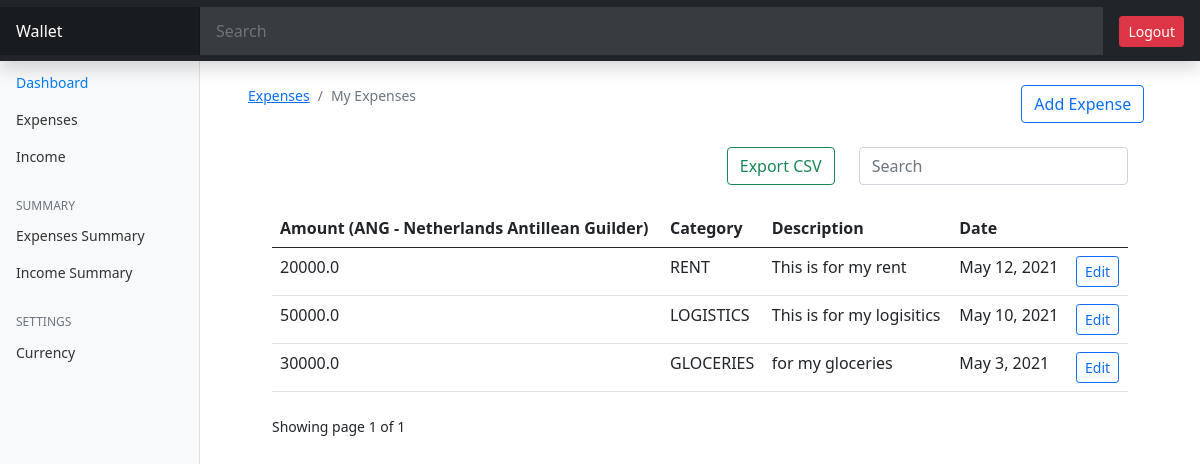
The app's page / (signed in) with its own data.
### userpreferences/models.py (models this page shows, shortened)
class UserPreference(models.Model):
    user = models.OneToOneField(to=User, on_delete=models.CASCADE)
    currency = models.CharField(max_length=255, blank=True, null=True)

### expenses/models.py (models this page shows, shortened)
class Expense(models.Model):
    amount = models.FloatField()
    date = models.DateField(default=now)
    description = models.TextField()
    owner = models.ForeignKey(to=User, on_delete=models.CASCADE)
    category = models.CharField(max_length=266)
    class Meta:
        ordering: ['-date']

### expenses/views.py (the view)
# urls.py: path('', views.index, name="expenses"),
@login_required(login_url='/accounts/login')
def index(request):
    categories = Category.objects.all()
    expenses = Expense.objects.filter(owner=request.user)
    paginator = Paginator(expenses, 5)
    page_number = request.GET.get('page')
    page_obj = Paginator.get_page(paginator, page_number)
    currency = UserPreference.objects.get(user=request.user).currency
    context = {
        'expenses': expenses,
        'page_obj': page_obj,
        'currency': currency
    }
    return render(request, 'expenses/index.html', context)

### templates/expenses/index.html (shortened to what this page needs)
{% extends 'base.html' %}
{% load static %}
{% block content %}
<div class="container mt-4">
  <div class="row">
    <div class="col-md-10">
      <nav aria-label="breadcrumb">
        <ol class="breadcrumb">
          <li class="breadcrumb-item">
            <a href="">Expenses</a>
          </li>
          <li class="breadcrumb-item active" aria-current="page">
            My Expenses
          </li>
        </ol>
      </nav>
    </div>
    <div class="col-md-2">
      <a href="{% url 'add-expenses'%}" class="btn btn-outline-primary mb-4">Add Expense</a>
    </div>
  </div>
  <div class="container">
    {% include 'partials/_messages.html' %} {% if expenses.count %}
    <div class="row">
      <div class="col-md-6">
      </div>
      <div class="col-md-2">
        <a href="{% url 'export_csv' %}" class="btn btn-outline-success" style="float: right !important;">Export CSV</a>
      </div>
      <div class="col-md-4">
        <div class="form-group">
          <input type="text" class="form-control" id="searchField" placeholder="Search">
        </div>
      </div>
    </div>
<div class="app-table mt-4">
  <table class="table table-stripped table-hover">
    <thead>
      <tr>
        <th>Amount ({{currency}})</th>
        <th>Category</th>
        <th>Description</th>
        <th>Date</th>
        <th></th>
      </tr>
    </thead>
    <tbody>
      {% for expense in page_obj%}
      <tr>
        <td>{{expense.amount}}</td>
        <td>{{expense.category}}</td>
        <td>{{expense.description}}</td>
        <td>{{expense.date}}</td>
        <td>
          <a
            href="{% url 'expense-edit' expense.id  %}"
            class="btn btn-outline-primary btn-sm"
            >Edit</a
          >
        </td>
      </tr>
      {% endfor %}
    </tbody>
  </table>
</div>
    <div class="pagination-container">
      <div class="mt-2" style="float: left !important;">
        Showing page {{page_obj.number}} of {{ page_obj.paginator.num_pages }}
      </div>
      {% endif %}
    </div>
</div>
</div>
{% endblock content %}

### templates/base.html (shortened to what this page needs)
{% load static %}
<html lang="en">
  <head>
    <link href="{% static 'css/bootstrap.min.css'%}" rel="stylesheet" />
    <link href="{% static 'css/main.css'%}" rel="stylesheet" />
    <link href="{% static 'css/dashboard.css' %}" rel="stylesheet" />
  </head>
  <body>
    <header class="navbar navbar-dark sticky-top bg-dark flex-md-nowrap p-0 shadow">
      <a class="navbar-brand col-md-3 col-lg-2 me-0 px-3" href="#">Wallet</a>
      <input class="form-control form-control-dark w-100" type="text" placeholder="Search" aria-label="Search">
      <ul class="navbar-nav px-3">
        <li class="nav-item text-nowrap">
          <form action="{% url  'logout' %}" method="POST">
            <button class="btn btn-danger btn-sm mt-3" type="submit">Logout</button>
          </form>
        </li>
      </ul>
    </header>
<div class="container-fluid">
  <div class="row">
    {% include 'partials/_sidebar.html' %}
    <main class="col-md-9 ms-sm-auto col-lg-10 px-md-4">
      {% block content %} {% endblock %}
    </main>
  </div>
</div>
  </body>
</html>

### templates/partials/_sidebar.html (shortened to what this page needs)
{% load static %}
<nav id="sidebarMenu" class="col-md-3 col-lg-2 d-md-block bg-light sidebar collapse">
  <div class="position-sticky pt-3">
    <ul class="nav flex-column">
      <li class="nav-item">
        <a class="nav-link active" href="#">
        Dashboard
      </a>
      </li>
      <li class="nav-item">
        <a class="nav-link" href="{% url 'expenses' %}">
          Expenses
        </a>
      </li>
      <li class="nav-item">
        <a class="nav-link" href="{% url 'income:income' %}">
          Income
        </a>
      </li>
    </ul>
    <h6 class="sidebar-heading d-flex justify-content-between align-items-center px-3 mt-4 mb-1 text-muted">
      <span>Summary</span>
    </h6>
    <ul class="nav flex-column mb-2">
      <li class="nav-item">
        <a class="nav-link" href="{% url 'stats'%}">
          Expenses Summary
        </a>
      </li>
      <li class="nav-item">
        <a class="nav-link" href="{% url 'income:stats' %}">
          Income Summary
        </a>
      </li>
    </ul>
    <h6
    class="sidebar-heading d-flex justify-content-between align-items-center px-3 mt-4 mb-1 text-muted"
  >
    <span>Settings</span>
  </h6>
  <ul class="nav flex-column mb-2">
    <li class="nav-item">
      <a class="nav-link" href="{% url 'preferences' %}">
        Currency
      </a>
    </li>
  </ul>
  </div>
</nav>

### static/css/dashboard.css (style rules this page uses)
body { font-size: .875rem; }
.sidebar { position: fixed; top: 0; bottom: 0; left: 0; z-index: 100; padding: 48px 0 0; box-shadow: inset -1px 0 0 rgba(0, 0, 0, .1); }
.sidebar .nav-link { font-weight: 500; color: #333; }
.sidebar .nav-link.active { color: #007bff; }
.sidebar-heading { font-size: .75rem; text-transform: uppercase; }
.navbar-brand { padding-top: .75rem; padding-bottom: .75rem; font-size: 1rem; background-color: rgba(0, 0, 0, .25); box-shadow: inset -1px 0 0 rgba(0, 0, 0, .25); }
.navbar .form-control { padding: .75rem 1rem; border-width: 0; border-radius: 0; }
.form-control-dark { color: #fff; background-color: rgba(255, 255, 255, .1); border-color: rgba(255, 255, 255, .1); }

### records on screen
UserPreference: currency "ANG - Netherlands Antillean Guilder"
Expense: amount "20000.0", category "RENT", description "This is for my rent", date "May 12, 2021"
Expense: amount "50000.0", category "LOGISTICS", description "This is for my logisitics", date "May 10, 2021"
Expense: amount "30000.0", category "GLOCERIES", description "for my gloceries", date "May 3, 2021"

### other values on screen
{{ page_obj.number }} "1"
{{ page_obj.paginator.num_pages }} "1"
